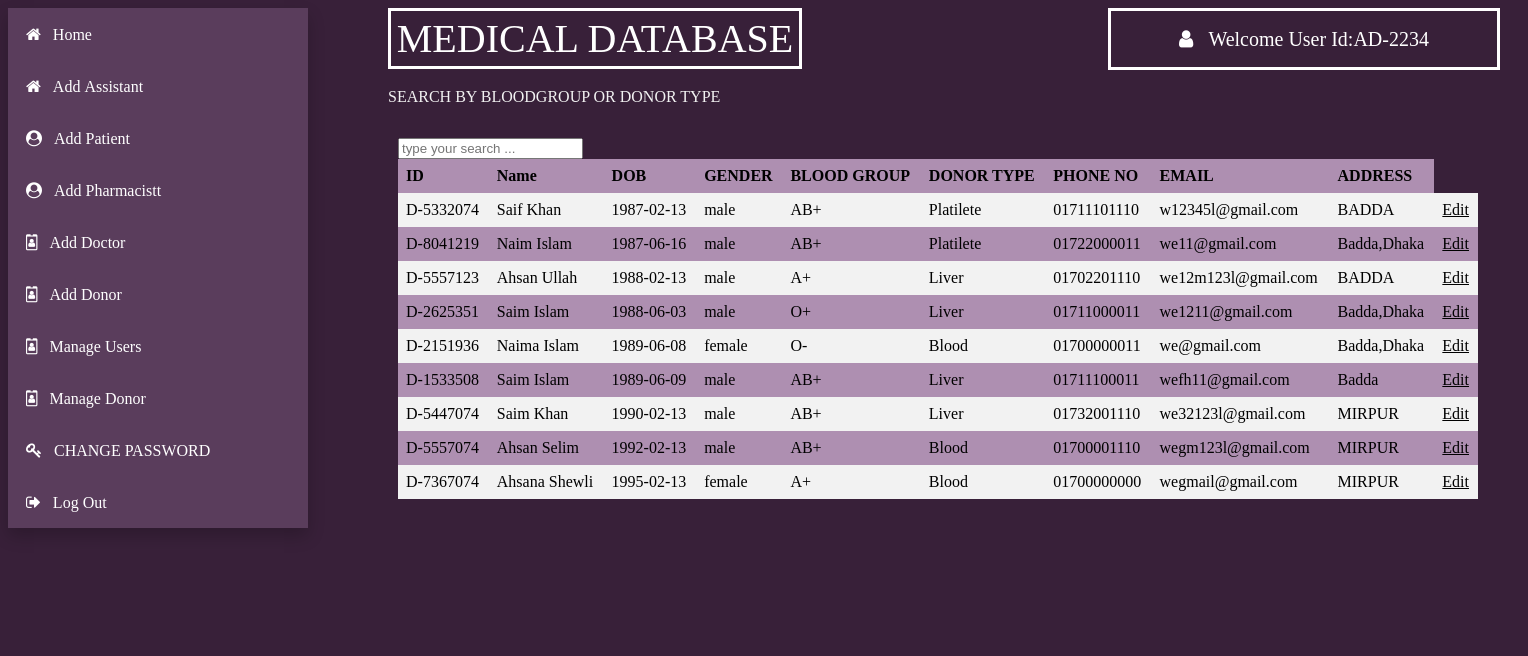
Page /views/Admin/managedonor.php (signed in) on the committed database.
### tables this page shows
CREATE TABLE `donor` (
  `c_id` varchar(30) NOT NULL,
  `name` varchar(30) NOT NULL,
  `dob` varchar(30) NOT NULL,
  `mobile` varchar(30) NOT NULL,
  `address` varchar(30) NOT NULL,
  `bloodgroup` varchar(30) NOT NULL,
  `status` varchar(30) NOT NULL,
  `gender` varchar(35) NOT NULL,
  `email` varchar(50) NOT NULL,
  `type` varchar(50) NOT NULL
);

### models/database.php (called while the page is built, shortened)
<?php
	 $serverName="localhost";
	 $userName="root";
	 $password="";
	 $dbName="health";
	function get($query)
	{
        $data=array();
		global $serverName,$userName,$password,$dbName;
		$conn = mysqli_connect( $serverName, $userName, $password, $dbName);
        $result=mysqli_query($conn,$query);
        if(mysqli_num_rows($result) > 0)
        {
            while($row = mysqli_fetch_assoc($result))
            {
                $entity=array();
                foreach($row as $k=>$v)
                {
                    $entity[$k] = $row[$k];
                }
                $data[] = $entity;
            }
        }
		return $data;
	}
?>

### controllers/donorController.php (called while the page is built, shortened)
<?php
    require_once '../../models/database.php';
    function getAllDonor()
	{
		$query ="SELECT * FROM donor WHERE status='active' ORDER BY dob ASC";
		$cms = get($query);
		return $cms;
    }
?>

### views/Admin/managedonor.php (the view, shortened to what this page needs)
<?php
    include '../../controllers/donorController.php';
    $donors=getAllDonor();
?>
<html>
    <head>
        <link rel="stylesheet" href="https://cdnjs.cloudflare.com/ajax/libs/font-awesome/4.7.0/css/font-awesome.min.css">
        <link rel="stylesheet" type="text/css" href="css/managedonor.css">
    </head>
    <body>
        <div class="title" >MEDICAL DATABASE
        </div>
        <div class="dropdown-content">
                     <button class="btn" onClick="location.href='home.php'" value='home'><i class="fa fa-home">&nbsp;&nbsp;&nbsp;Home</i></button><br>
					 <button class="btn" onClick="location.href='addassistant.php'" value='home'><i class="fa fa-home">&nbsp;&nbsp;&nbsp;Add Assistant</i></button><br>
                    <button class="btn" onClick="location.href='addpatient.php'" value='managepatient'><i class="fa fa-user-circle">&nbsp;&nbsp;&nbsp;Add Patient</i></button><br>
                    <button class="btn" onClick="location.href='addpharmacist.php'" value='managepharmacist'><i class="fa fa-user-circle">&nbsp;&nbsp;&nbsp;Add Pharmacistt</i></button><br>
                    <button class="btn" onClick="location.href='adddoctor.php'" value='managedoctor'><i class="fa fa-id-badge">&nbsp;&nbsp;&nbsp;Add Doctor</i></button><br>
					<button class="btn" onClick="location.href='adddonor.php'" value='managedoctor'><i class="fa fa-id-badge">&nbsp;&nbsp;&nbsp;Add Donor</i></button><br>
                     <button class="btn" onClick="location.href='manageuser.php'" value='manageassistant'><i class="fa fa-id-badge">&nbsp;&nbsp;&nbsp;Manage Users</i></button><br>
                    <button class="btn" onClick="location.href='managedonor.php'" value='managedonor'><i class="fa fa-id-badge">&nbsp;&nbsp;&nbsp;Manage Donor</i></button><br>
					<button class="btn" onClick="location.href='changepassword.php'" value='managepres'><i class="fa fa-key">&nbsp;&nbsp;&nbsp;CHANGE PASSWORD</i></button><br>
                    <button class="btn" onClick=" location.href='../logout.php'"><i class="fa fa-sign-out">&nbsp;&nbsp;&nbsp;Log Out</i></button><br>
                </div>
        <div class="welcome" ><i class="fa fa-user">&nbsp;&nbsp;&nbsp;<?php echo "Welcome User Id:".$_SESSION["loggedinuser"];?></i>
        </div>
        <div class="text" >SEARCH BY BLOODGROUP OR DONOR TYPE</i>
        </div>
        <div class="panel">
        <div id="table-wrapper">
        <div id="table-scroll">
		<div class="center">
	<input type="text" placeholder="type your search ..." id="search_text" onkeyup="search()" class="form-control">
</div>
            <table>
  <tr>
  <th>ID</th>
  <th>Name</th>
  <th>DOB</th>
  <th>GENDER</th>
   <th>BLOOD GROUP</th>
   <th>DONOR TYPE</th>
  <th>PHONE NO</th>
  <th>EMAIL</th>
  <th>ADDRESS</th>
  </tr>
  <?php
				        foreach($donors as $donor)
				        {
                            echo "<tr>";
                                echo "<td>".$donor["c_id"]."</td>";
                                echo "<td>".$donor["name"]."</td>";
                                echo "<td>".$donor["dob"]."</td>";
                                echo "<td>".$donor["gender"]."</td>";
								 echo "<td>".$donor["bloodgroup"]."</td>";
								 echo "<td>".$donor["type"]."</td>";
                                echo "<td>".$donor["mobile"]."</td>";
                                echo "<td>".$donor["email"]."</td>";
                                echo "<td>".$donor["address"]."</td>";
                                echo '<td><a href="updatedonor.php?id='.$donor["c_id"].'" class="btn1 btn1-success">Edit</a></td>';
                            echo "</tr>";
				        }
                    ?>
        </table>
    </div>
    </div>
    </div>
    </body>
</html>

### views/Admin/css/managedonor.css (style rules this page uses)
.title { background-color: #382039; color: white; padding: 4px; min-width:400px; font-size: 40px; text-align: center; border: solid; margin-left:380px; position: absolute; }
.dropdown-content { display: block; position: absolute; background-color: #2c2828; min-width: 300px; box-shadow: 0px 8px 16px 0px rgba(0,0,0,0.2); z-index: 1; }
.btn { background-color: #5a3d5c; border: none; color: white; padding: 18px; min-width:300px; font-size: 16px; text-align:left; cursor: pointer; }
.welcome { background-color: #382039; color: white; padding: 18px; min-width:350px; font-size: 20px; text-align: center; border: solid; margin-left:1100px; position: absolute; }
table { border-collapse: collapse; width: 100%; }
th, td { text-align: left; padding: 8px; }
tr:nth-child(even) { background-color: #f2f2f2; }
tr:nth-child(odd) { background-color: #ae8fb1; }
.text { color: #f2f2f2;; margin-top: 80px; font-size: 16px; margin-left:380px; position: absolute; }
#table-wrapper { position:relative; }
#table-scroll { height:100%; overflow:auto; margin-top:20px; }
#table-wrapper table { width:100%; }
#table-wrapper table * { color:black; }
.panel { display: inline-block; background:#382039; min-height: 500px; min-width: 1080px; height: 100px; padding: 10px; border: navajowhite; margin-right: 30px; margin-left: 380px; margin-top:100px ; margin-bottom: 300px; }
body { height: 400px; background-color:#382039; }

### rows in the picture
donor: c_id "D-5332074", name "Saif Khan", dob "1987-02-13", gender "male", bloodgroup "AB+", type "Platilete", mobile "01711101110", email "w12345l@gmail.com", address "BADDA"
donor: c_id "D-8041219", name "Naim Islam", dob "1987-06-16", gender "male", bloodgroup "AB+", type "Platilete", mobile "01722000011", email "we11@gmail.com", address "Badda,Dhaka"
donor: c_id "D-5557123", name "Ahsan Ullah", dob "1988-02-13", gender "male", bloodgroup "A+", type "Liver", mobile "01702201110", email "we12m123l@gmail.com", address "BADDA"
donor: c_id "D-2625351", name "Saim Islam", dob "1988-06-03", gender "male", bloodgroup "O+", type "Liver", mobile "01711000011", email "we1211@gmail.com", address "Badda,Dhaka"
donor: c_id "D-2151936", name "Naima Islam", dob "1989-06-08", gender "female", bloodgroup "O-", type "Blood", mobile "01700000011", email "we@gmail.com", address "Badda,Dhaka"
donor: c_id "D-1533508", name "Saim Islam", dob "1989-06-09", gender "male", bloodgroup "AB+", type "Liver", mobile "01711100011", email "wefh11@gmail.com", address "Badda"
donor: c_id "D-5447074", name "Saim Khan", dob "1990-02-13", gender "male", bloodgroup "AB+", type "Liver", mobile "01732001110", email "we32123l@gmail.com", address "MIRPUR"
donor: c_id "D-5557074", name "Ahsan Selim", dob "1992-02-13", gender "male", bloodgroup "AB+", type "Blood", mobile "01700001110", email "wegm123l@gmail.com", address "MIRPUR"
donor: c_id "D-7367074", name "Ahsana Shewli", dob "1995-02-13", gender "female", bloodgroup "A+", type "Blood", mobile "01700000000", email "wegmail@gmail.com", address "MIRPUR"

### other values in the picture
$_SESSION["loggedinuser"] "AD-2234"
